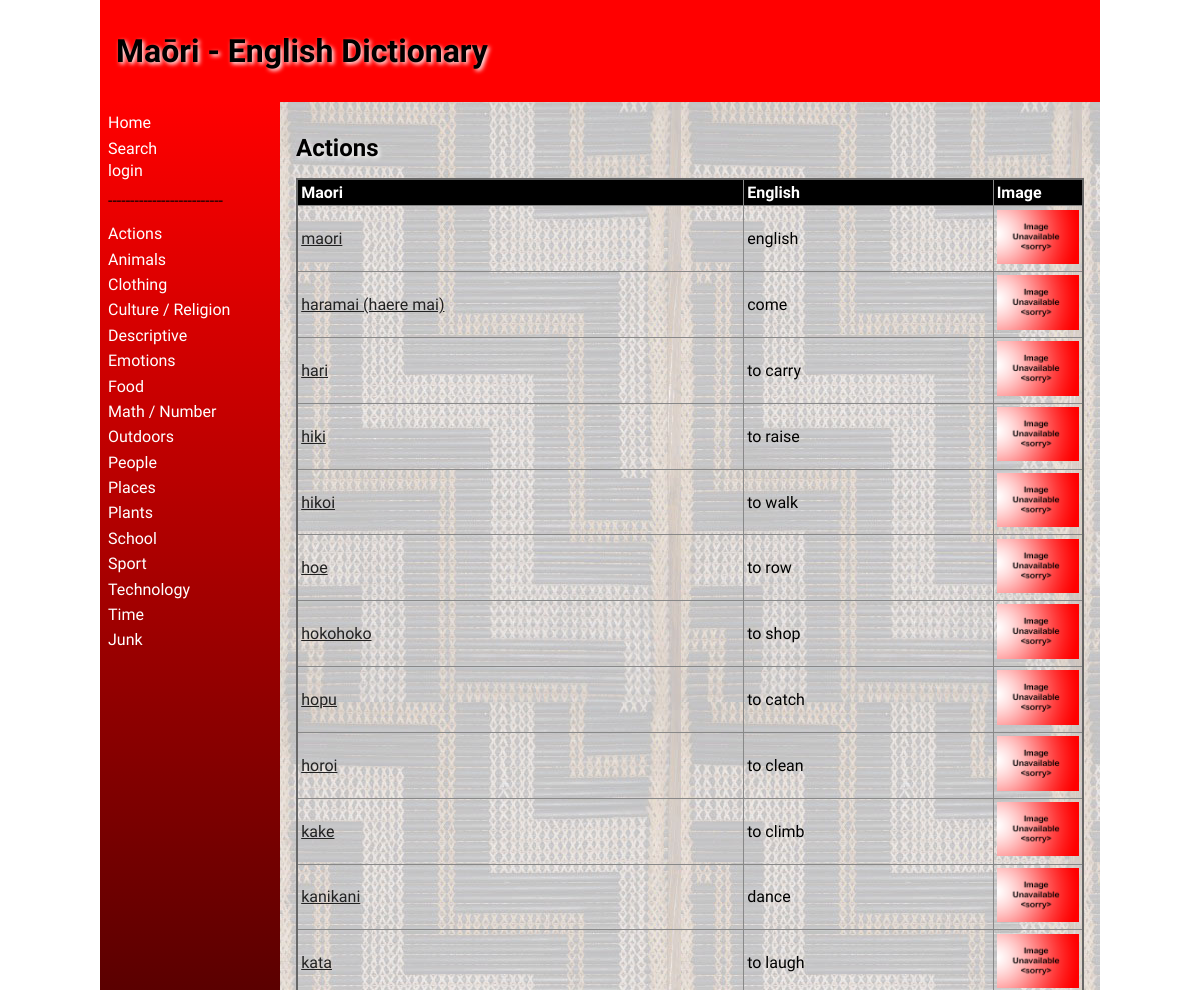
The page /category/1 (upper part) on the database as committed earlier.
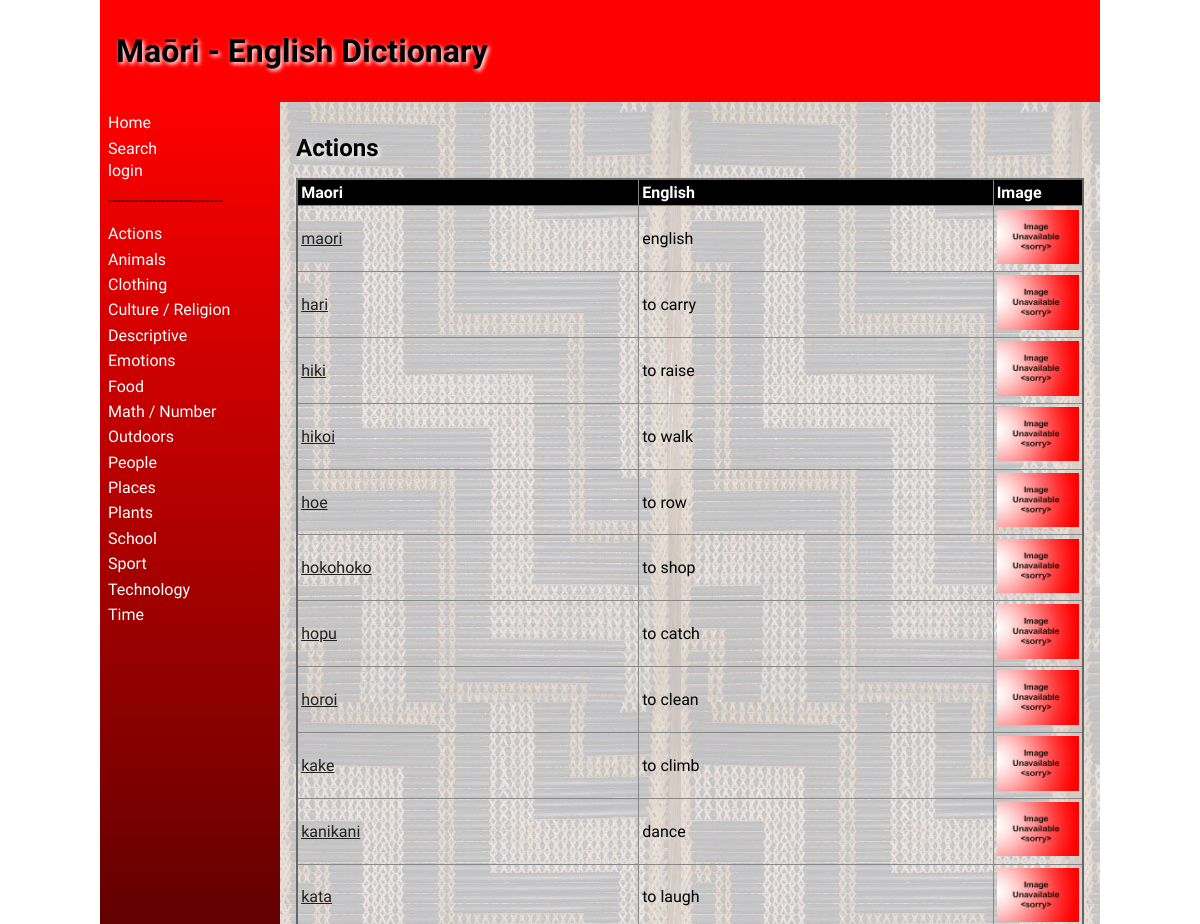
The same page on the database as committed later.
### tables this page shows
CREATE TABLE "category"
(
    id            integer
        primary key autoincrement,
    category_name varchar(30)
);

CREATE TABLE "dictionary"
(
    id          integer
        primary key autoincrement,
    maori       varchar(30),
    english     varchar(30),
    description varchar(1000),
    level       integer,
    category_id integer
        references category
            on delete cascade,
    user_id     integer
        references user_details
            on delete set null,
    date_added  datetime
);

### app.py (the view)
@app.route('/category/<id>', methods=["POST", "GET"])
def render_category(id):
    if request.method == "POST":
        print(request.form)
        maori = request.form.get("maori").strip()
        english = request.form.get("english").strip()
        description = request.form.get("description").strip()
        level = request.form.get("level")
        email = session.get('email')
        con = create_connection(DATABASE)
        sql = """INSERT INTO dictionary (maori, english, description, level, category_id, date_added, user_id)
                   VALUES (?, ?, ?, ?, ?, date(), (SELECT id FROM user_details WHERE email = ?))"""
        cur = con.cursor()
        try:
            cur.execute(sql, (maori, english, description, level, id, email,))
        except sqlite3.IntegrityError:
            redirect('/?error=Email+is+already+used')
        con.commit()
        con.close()
        return redirect(f'/category/{id}')
    else:
        con = create_connection(DATABASE)
        cur = con.cursor()
        query = """SELECT c.category_name, d.maori, d.english, d.id, c.id
                   FROM category c
                   LEFT JOIN dictionary d on c.id = d.category_id
                   WHERE c.id = ?"""
        cur.execute(query, (id,))
        category_words = cur.fetchall()
        print(category_words)
        con.close()
        if category_words[0][3] is None:
            category_words_parm = []
        category_words_parm = category_words
        image_names = get_image_filenames(category_words_parm)
        print (f"Line 381 : image_names = {image_names}")
        return render_template("category.html", category_words=category_words_parm, logged_in=is_logged_in(),
                               image_names=image_names,
                               category_list=render_category_list(), allow_edit=allow_edit())

### app.py (called while the page is built, shortened)
def create_connection(db_file):
    try:
        connection = sqlite3.connect(db_file)
        connection.execute('pragma foreign_keys=ON')
        return connection
    except Error as e:
        print(e)
    return None

def render_category_list():
    con = create_connection(DATABASE)
    cur = con.cursor()
    query = "SELECT * FROM category"
    cur.execute(query)
    category_list = cur.fetchall()
    con.close()
    return category_list

def get_image_filename(english_name):
    path_file = f"static\\images\\{english_name}.*"
    print(path_file)
    listing = glob.glob(path_file)
    for filename in listing:
        print(filename)
        return os.path.basename(filename)
    return "noimage.png"

def get_image_filenames(words):
    image_names = []
    for word in words:
        image_names.append(get_image_filename(word[2]))
    return image_names

def is_logged_in():
    if session.get('email') is None:
        print("not logged in")
        return False
    else:
        print("logged in")
        return True

def allow_edit():
    if not is_logged_in():
        return False

### templates/category.html (shortened to what this page needs)
{% extends "base.html" %}
{% block main %}
    {% if logged_in and allow_edit %}
        <h2>{{ category_words[0][0] }} <strong>-</strong> <a href="\delete_category\{{ category_words[0][4] }}">Delete Category</a></h2>
    {% else %}
        <h2>{{ category_words[0][0] }}</h2>
    {% endif %}
    <table class="table">
        <thead>
            <tr>
                <th><strong>Maori</strong></th>
                <th><strong>English</strong></th>
                <th><strong>Image</strong></th>
            </tr>
        </thead>
        <tbody>
            {% for word in category_words %}
                <tr>
                    {% if word[1] != None %}
                        <td><a href="\word\{{ word[3] }}">{{ word[1] }}</a></td>
                        <td>{{ word[2] }}</td>
                        <td><img class="thumb" src= "../static/images/{{ image_names[loop.index0]}}"></td>
                    {% endif %}
                </tr>
            {% endfor %}
        </tbody>
    </table>
{% endblock %}

### templates/base.html (shortened to what this page needs)
<!doctype html>
<html lang="en">
<head>
	<link href="{{ url_for('static', filename='css/style.css') }}" rel="stylesheet">
</head>
<body>
	<div id="container">
		<header>
			<h1>{% block heading %}Maōri - English Dictionary{% endblock %}</h1>
		</header>
		<nav>
			<ul>
                <li><a href="/">Home</a></li>
				<li><a href="/search/~">Search</a></li>
				{% if logged_in %}
                    {% if allow_edit %}
					    <a href="/addcategory">Add Category</a>
                    {% endif %}
					<a href="/logout">Logout</a>
                {% else %}
                    <a href="/login">login</a>
                {% endif %}
				<li><p>--------------------------</p></li>
                {% for category in category_list %}
                    <li><a href="/category/{{ category[0] }}">{{ category[1] }}</a></li>
                {% endfor %}
			</ul>
		</nav>
		<main>
            {% block main %}{% endblock %}
        </main>
	</div>
</body>
</html>

### static/css/style.css (style rules this page uses)
* { font-family: Comfortaa, sans-serif; margin: 0; padding: 0; box-sizing: border-box; }
#container { display: grid; grid-template-columns: 75px auto; grid-template-areas: 'nav header' 'main main' 'footer footer'; }
header { grid-area: header; background-color: #f00; padding: 1rem; }
nav { grid-area: nav; }
main { grid-area: main; padding: 1rem; background-color: #edd; }
h1, h2, h3, h4 { padding: 1rem 0; font-family: 'Suez One', serif; color: #000; text-shadow: 2px 2px 4px #fff; }
p { padding: 0.5rem 0; }
a { color: #222; }
img { width: 100%; }
table { width: 100%; border: 2px solid #666; border-collapse: collapse; }
table thead { background-color: black; color: white; }
th, td { border: 1px solid #888; padding: 0.2rem; text-align: left; }
th { background-color: #000000; color: #ffffff; }
tr th:last-child { width: 90px; }
tr td:last-child { width: 90px; }
.thumb { max-width: 90px; }
@media only screen and (min-width: 768px) { #container { grid-template-columns: 180px auto; grid-template-areas: 'header header' 'nav main' 'footer footer'; } }
@media only screen and (min-width: 768px) { nav { background: linear-gradient(180deg, rgba(255,0,0,1) 0%, rgba(0, 0, 0, 1) 50%, rgba(255,0,0,1) 100%); padding: 0.5rem; } }
@media only screen and (min-width: 768px) { nav ul { list-style: none; } }
@media only screen and (min-width: 768px) { nav li { padding: 0.2rem 0; } }
@media only screen and (min-width: 768px) { nav a { color: #fff; text-decoration: none; } }
@media only screen and (min-width: 768px) { main { background-image: url('../images/poutama.jpg'); } }
@media only screen and (min-width: 1000px) { #container { width: 1000px; margin: auto; } }

Rows that differ between the two databases and show on the page:
removed category: category_name "Junk"
removed dictionary: maori "haramai (haere mai)", english "come"
